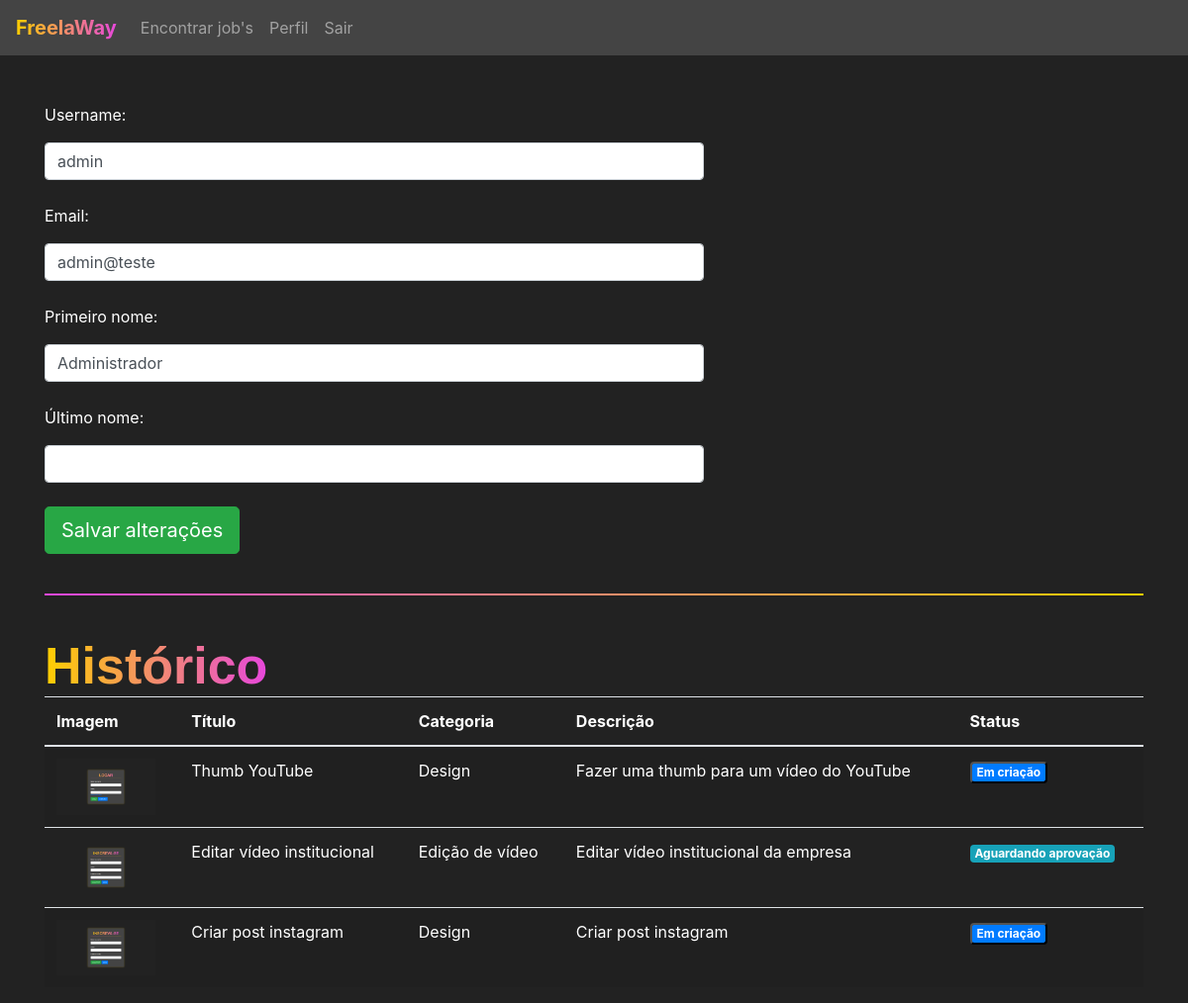
The app's page /jobs/perfil/ (signed in), older data.
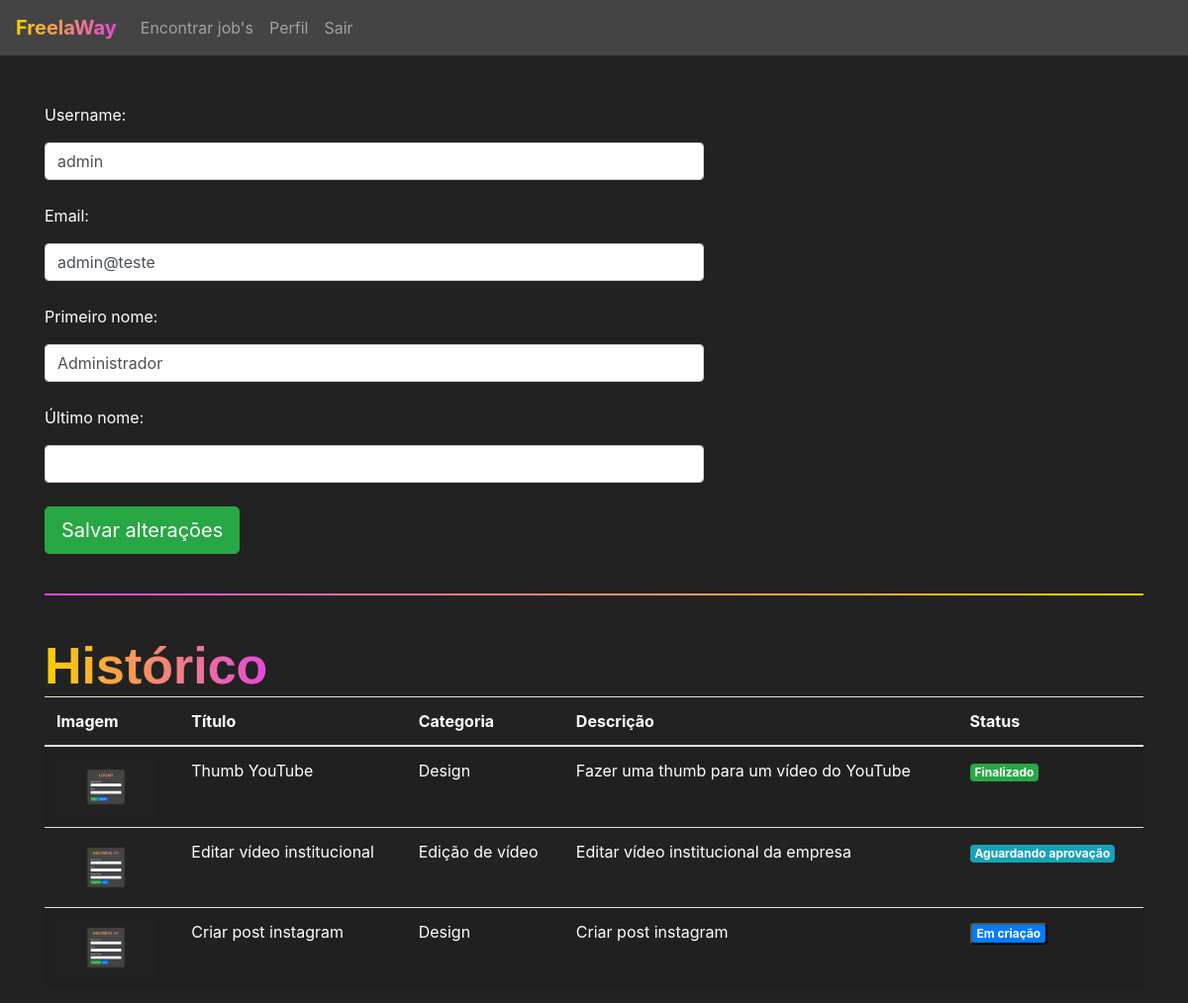
The same page, newer data.
### jobs/models.py (models this page shows, shortened)
class Jobs(models.Model):
    categoria_choices = (('D', 'Design'),
                         ('EV', 'Edição de Vídeo'))
    status_choices = (('C', 'Em criação'),
                      ('AA', 'Aguardando aprovação'),
                      ('F', 'Finalizado'))
    titulo = models.CharField(max_length=200)
    descricao = models.TextField()
    categoria = models.CharField(max_length=2, choices=categoria_choices, default="D")
    prazo_entrega = models.DateTimeField()
    preco = models.FloatField()
    referencias = models.ManyToManyField(Referencias)
    profissional = models.ForeignKey(User, on_delete=models.DO_NOTHING, null=True, blank=True)
    reservado = models.BooleanField(default=False)
    status = models.CharField(max_length=2, default='C')
    arquivo_final = models.FileField(null=True, blank=True)

class Referencias(models.Model):
    arquivo = models.FileField(upload_to='referencias')
    def __str__(self) -> str:
        return self.arquivo.url

### jobs/views.py (the view, shortened to what this page needs)
# urls.py: path('perfil/', views.perfil, name="perfil"),
@login_required(login_url='/auth/logar')
def perfil(request):
    if request.method == "GET":
        jobs = Jobs.objects.filter(profissional=request.user)
        return render(request, 'perfil.html', {'jobs': jobs})

### jobs/templates/perfil.html (shortened to what this page needs)
{% extends 'base.html' %}
{% load static %}
{% block 'head' %}
<link rel="stylesheet" href="{% static 'jobs/css/encontrar_jobs.css' %}">
<link rel="stylesheet" href="{% static 'jobs/css/perfil.css' %}">
{% endblock %}
{% block 'body' %}
<br>
<br>
<div class="container">
    <div style="width: 60%">
        <form action="{% url 'perfil' %}" method="POST">
            <p>Username:</p>
            <input type="text" class="form-control" value="{{user.username}}" name="username">
            <br/>
            <p>Email:</p>
            <input type="email" class="form-control" value="{{user.email}}" name="email">
            <br/>
            <p>Primeiro nome:</p>
            <input type="text" class="form-control" value="{{user.first_name}}" name="primeiro_nome">
            <br/>
            <p>Último nome:</p>
            <input type="text" class="form-control" value="{{user.last_name}}" name="ultimo_nome">
            <br/>
            <input type="submit" class="btn btn-success btn-lg" value="Salvar alterações">
        </form>
    </div>
    <br/>
    <hr class="borda-degrade">
    <br/>
    <h4 class="titulo">Histórico</h4>
    <table style="background-color: #222; color: white;" class="table table-striped">
        <thead>
        <tr>
            <th scope="col">Imagem</th>
            <th scope="col">Título</th>
            <th scope="col">Categoria</th>
            <th scope="col">Descrição</th>
            <th scope="col">Status</th>
        </tr>
        </thead>
        <tbody>
        {% for job in jobs %}
        <tr>
            <th scope="row"><img width="100px" src="{{job.referencias.all.0}}"></th>
            <td>{{job.titulo}}</td>
            <td>
                {% if job.categoria == 'D' %}
                Design
                {% else %}
                Edição de vídeo
                {% endif %}
            </td>
            <td>{{job.descricao}}</td>
            <td>
                {% if job.status == 'AA' %}
                <span class="badge badge-info">Aguardando aprovação</span>
                {% elif job.status == 'C' %}
                <button class="badge badge-primary" data-toggle="modal" data-target="#modal-job-{{job.id}}">
                    Em criação
                </button>
                {% else %}
                <span class="badge badge-success">Finalizado</span>
                {% endif %}
            </td>
        </tr>
        {% endfor %}
        </tbody>
    </table>
</div>
{% endblock %}

### templates/base.html (shortened to what this page needs)
<!doctype html>
<html lang="en">
<head>
    {% block 'head' %}
    {% endblock %}
    <link rel="stylesheet" href="https://cdn.jsdelivr.net/npm/bootstrap@4.6.1/dist/css/bootstrap.min.css">
</head>
<body class="fundo">
{% if user.is_authenticated %}
<nav style="background-color: #444;" class="navbar navbar-expand-lg navbar-dark">
    <a class="navbar-brand" href="/jobs/encontrar_jobs">
        <span class="font-degrade-nav">FreelaWay</span>
    </a>
    <div class="collapse navbar-collapse" id="navbarNav">
        <ul class="navbar-nav">
            <li class="nav-item">
                <a class="nav-link" href="/jobs/encontrar_jobs">Encontrar job's</a>
            </li>
        </ul>
        <ul class="navbar-nav">
            <li class="nav-item">
                <a class="nav-link" href="/jobs/perfil">Perfil</a>
            </li>
        </ul>
        <ul class="navbar-nav">
            <li class="nav-item">
                <a class="nav-link" href="/auth/sair">Sair</a>
            </li>
        </ul>
    </div>
</nav>
{% endif %}
{% block 'body' %}
{% endblock %}
</body>
</html>

### templates/static/jobs/css/encontrar_jobs.css (style rules this page uses)
.fundo { background-color: #222; color: white; }
.titulo { font-family: Arial, Helvetica, sans-serif; font-weight: bold; font-size: 52px; display: inline; background-image: linear-gradient(90deg, rgba(255, 207, 0, 1) 0%, rgba(231, 71, 220, 1) 100%); background-clip: text; -webkit-background-clip: text; color: transparent; padding-bottom: 10px; }

### templates/static/jobs/css/perfil.css (style rules this page uses)
.fundo { background-color: #222; color: white; }
.borda-degrade { border: 1px solid transparent; border-image: linear-gradient(90deg, rgba(231, 71, 220, 1) 0%, rgba(255, 207, 0, 1) 100%); border-image-slice: 1; }
.titulo { font-family: Arial, Helvetica, sans-serif; font-weight: bold; font-size: 52px; display: inline; background-image: linear-gradient(90deg, rgba(255, 207, 0, 1) 0%, rgba(231, 71, 220, 1) 100%); background-clip: text; -webkit-background-clip: text; color: transparent; padding-bottom: 10px; }

### templates/base.html (style rules this page uses)
.font-degrade-nav { background-image: linear-gradient(90deg, rgba(255, 207, 0, 1) 0%, rgba(231, 71, 220, 1) 100%); background-clip: text; -webkit-background-clip: text; color: transparent; padding-bottom: 10px; font-size: 20px; font-weight: bold; }

Row changes from the older to the newer data that the page shows:
changed Jobs "Thumb YouTube": status "Em criação" → "Finalizado"
